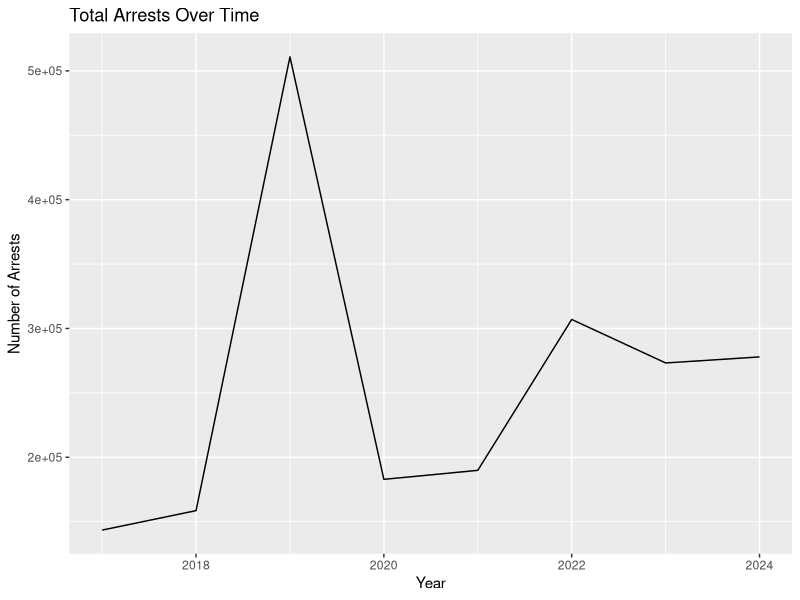
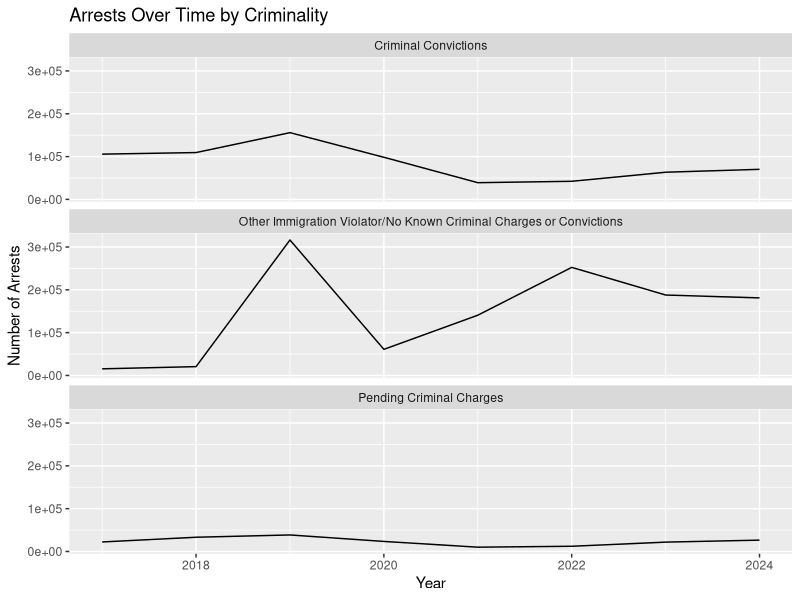
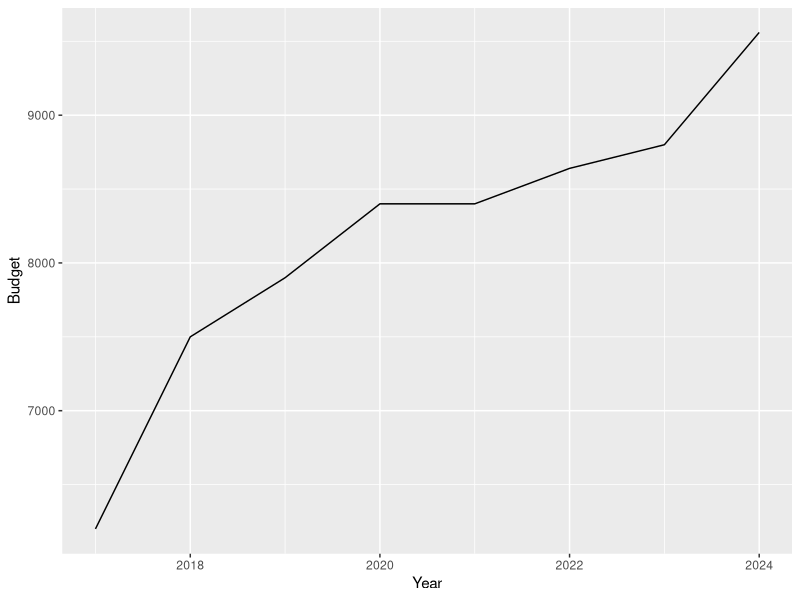
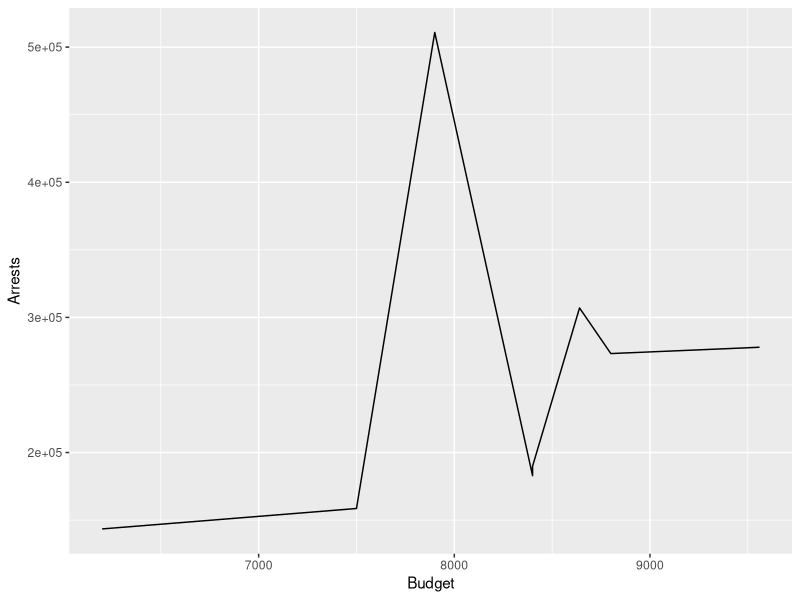
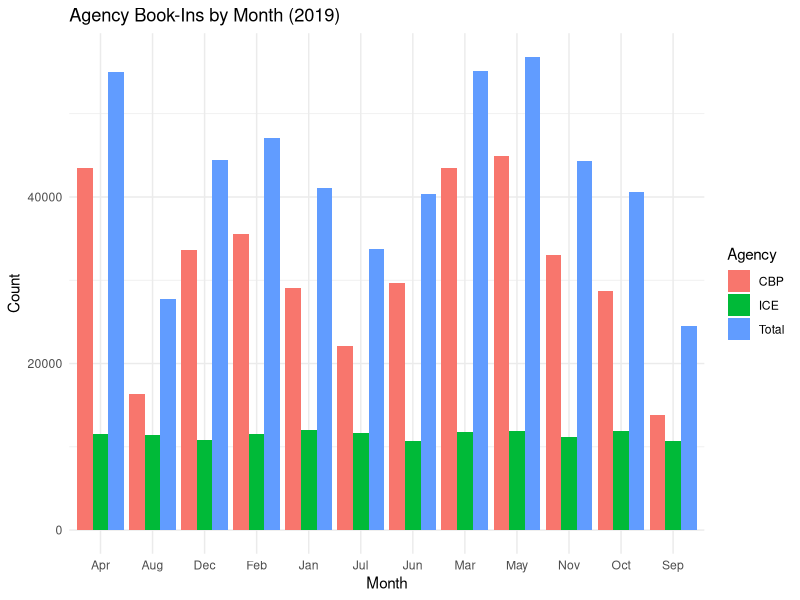

Write R code to recreate these figures, in order.
## ---- chunk 1
library(readr)
library(dplyr)
library(ggplot2)
library(tidyverse)
## ---- chunk 2
# Calling Datasets

setwd("/Users/mnelso11/Documents/GitHub/project-team-awesomest/data")
BookIns2017 <- read_csv("Book-Ins FY2017.csv")
BookIns2018 <- read_csv("Book-Ins FY2018.csv")
BookIns2019 <- read_csv("Book-Ins FY2019.csv")
BookIns2020 <- read_csv("Book-Ins FY2020.csv")
BookIns2021 <- read_csv("Book-Ins FY2021.csv")
BookIns2022 <- read_csv("Book-Ins FY2022.csv")
BookIns2023 <- read_csv("Book-Ins FY2023.csv")
BookIns2024 <- read_csv("Book-Ins FY2024.csv")
ICEBudget <- read_csv("ICE_Budget.csv")
## ---- chunk 3
BookIns <- BookIns2017 |>
  full_join(BookIns2018) |>
  full_join(BookIns2019) |>
  full_join(BookIns2020) |>
  full_join(BookIns2021) |>
  full_join(BookIns2022) |>
  full_join(BookIns2023) |>
  full_join(BookIns2024) 

BookIns <- BookIns %>%
  mutate(Criminality = case_when(
    Criminality %in% c("Other Immigration Violator", "No Known Criminal Charges or Convictions") ~ 
      "Other Immigration Violator/No Known Criminal Charges or Convictions",
    TRUE ~ Criminality
  ))
## ---- chunk 4
# Visualizations On Book-Ins/Arrests Over Time

BookIns |>
  filter(Criminality %in% c("Total Arrests")) |>
  ggplot(aes(x = Year, y = Arrests)) + 
  geom_line() + 
  labs(title = "Total Arrests Over Time", x = "Year", y = "Number of Arrests")
## ---- chunk 5
BookIns |>
   filter(Criminality != "Total Arrests") |>
  ggplot(aes(x = Year, y = Arrests)) + 
  geom_line() + 
    facet_wrap(~ Criminality, ncol = 1) +
  labs(title = "Arrests Over Time by Criminality", x = "Year", y = "Number of Arrests")
## ---- chunk 6
ICEBudget <- ICEBudget |>
  rename(Budget = 'Budget (in millions)')
## ---- chunk 7
ggplot(ICEBudget, aes(x = Year, y = Budget)) +
  geom_line()
## ---- chunk 8
BookIns |>
  full_join(ICEBudget) |>
  filter(Criminality %in% c("Total Arrests")) |>
  ggplot(aes(x = Budget, y = Arrests)) + 
  geom_line()
## ---- chunk 9
# Calling Datasets

setwd("/Users/mnelso11/Documents/GitHub/project-team-awesomest/data")
BookIns_2019 <- read_csv("ICE Initial Book-Ins by Arresting Agency and Month_ FY2019.csv")
## ---- chunk 10
BookIns_2019 <- BookIns_2019 |>
  pivot_longer(
    cols = -Agency,          
    names_to = "Month",      
    values_to = "Count"      
  )
## ---- chunk 11
BookIns_2019 |>
  filter(Month != "Total") |>
  ggplot(aes(x = Month, y = Count, fill = Agency)) +
  geom_col(position = "dodge") +
  labs(title = "Agency Book-Ins by Month (2019)",
       x = "Month",
       y = "Count") +
  theme_minimal()
